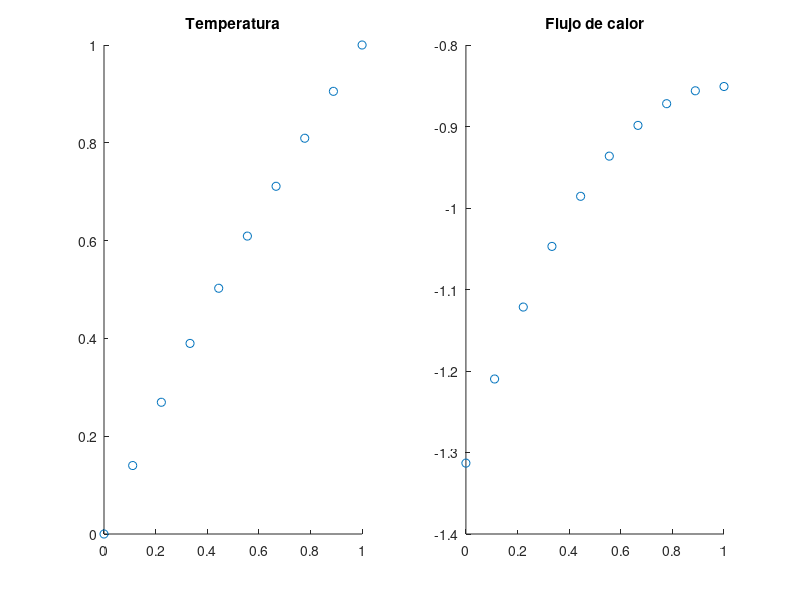

This chart was generated by the following MATLAB code: (Note: this script raises an error after producing the figure.)
%% Ejercicio 2 %%
%Difusion-reaccion con fuente estacionaria

%% a)
%Cantidad de nodos
nodos = 10;
L = 1;
xlim = [0,L];
x = xlim(1):1/(nodos-1):xlim(2);
%Difusivo, reactivo y fuente
k = 1;
c = 1;
G = ones(nodos,1)*1;
%Solucion analitica
A = exp(-L)/(exp(L)-exp(-L));
Tx = A*exp(x) - (A+1)*exp(-x) + 1;
figure;
subplot(1,2,1);
scatter(x,Tx);
title('Temperatura');
qx = -k*(A*exp(x) + (A+1)*exp(-x));
subplot(1,2,2);
scatter(x,qx);
title('Flujo de calor');

%% b)
%Valores de contorno
r = [0,1];
%Tipos de contorno
tipo = ['d','d'];

[~,~,T,q] = FDM_1D(xlim,nodos,k,c,0,G,r,tipo,0,0,0,0,-1,0,0,0);
subplot(1,2,1);
hold on
plot(x,T,'r');
hold on
subplot(1,2,2);
hold on
plot(x,q,'r');
hold off

%Error
Error = Tx - T';

%% c)
tipo = ['d' 'r'];
hrobin = 1;
tinf = 0;
%Solucion analitica
A = -1/(2*exp(L));
Tx2 = A*exp(x) - (A+1)*exp(-x) + 1;
figure;
subplot(1,2,1);
scatter(x,Tx2);
title('Temperatura');

qx2 = -k*(A*exp(x) + (A+1)*exp(-x));
subplot(1,2,2);
scatter(x,qx2);
title('Flujo de calor');

[~,~,T2,q2] = FDM_1D(xlim,nodos,k,c,0,G,r,tipo,hrobin,tinf,0,0,-1,0,0,0);
subplot(1,2,1);
hold on
plot(x,T2,'r');
hold on
subplot(1,2,2);
hold on
plot(x,q2,'r');
hold off

Error2 = Tx2 - T2';
